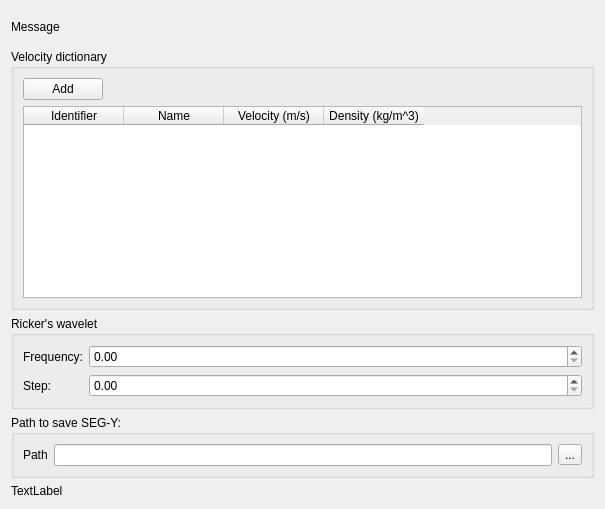
<?xml version="1.0" encoding="UTF-8"?>
<ui version="4.0">
 <class>ProcessingPage</class>
 <widget class="QWidget" name="ProcessingPage">
  <property name="geometry">
   <rect>
    <x>0</x>
    <y>0</y>
    <width>605</width>
    <height>509</height>
   </rect>
  </property>
  <property name="windowTitle">
   <string/>
  </property>
  <property name="styleSheet">
   <string notr="true"/>
  </property>
  <layout class="QVBoxLayout" name="verticalLayout_2">
   <item>
    <widget class="QLabel" name="label_4">
     <property name="sizePolicy">
      <sizepolicy hsizetype="Preferred" vsizetype="MinimumExpanding">
       <horstretch>0</horstretch>
       <verstretch>0</verstretch>
      </sizepolicy>
     </property>
     <property name="text">
      <string>Message</string>
     </property>
    </widget>
   </item>
   <item>
    <widget class="QGroupBox" name="velocityGroupBox">
     <property name="title">
      <string>Velocity dictionary</string>
     </property>
     <layout class="QVBoxLayout" name="verticalLayout">
      <item>
       <layout class="QHBoxLayout" name="horizontalLayout">
        <item>
         <widget class="QPushButton" name="addVelocityPushButton">
          <property name="text">
           <string>Add</string>
          </property>
         </widget>
        </item>
        <item>
         <spacer name="horizontalSpacer">
          <property name="orientation">
           <enum>Qt::Horizontal</enum>
          </property>
          <property name="sizeHint" stdset="0">
           <size>
            <width>40</width>
            <height>20</height>
           </size>
          </property>
         </spacer>
        </item>
       </layout>
      </item>
      <item>
       <widget class="QTableWidget" name="velocityTableWidget">
        <column>
         <property name="text">
          <string>Identifier</string>
         </property>
        </column>
        <column>
         <property name="text">
          <string>Name</string>
         </property>
        </column>
        <column>
         <property name="text">
          <string>Velocity (m/s)</string>
         </property>
        </column>
        <column>
         <property name="text">
          <string>Density (kg/m^3)</string>
         </property>
        </column>
       </widget>
      </item>
     </layout>
    </widget>
   </item>
   <item>
    <widget class="QGroupBox" name="groupBox_2">
     <property name="title">
      <string>Ricker's wavelet</string>
     </property>
     <layout class="QGridLayout" name="gridLayout">
      <item row="0" column="0">
       <widget class="QLabel" name="label_2">
        <property name="text">
         <string>Frequency:</string>
        </property>
       </widget>
      </item>
      <item row="0" column="1">
       <widget class="QDoubleSpinBox" name="rickerWaveletFrequencyDoubleSpinBox">
        <property name="sizePolicy">
         <sizepolicy hsizetype="MinimumExpanding" vsizetype="Fixed">
          <horstretch>0</horstretch>
          <verstretch>0</verstretch>
         </sizepolicy>
        </property>
       </widget>
      </item>
      <item row="1" column="0">
       <widget class="QLabel" name="label_3">
        <property name="text">
         <string>Step:</string>
        </property>
       </widget>
      </item>
      <item row="1" column="1">
       <widget class="QDoubleSpinBox" name="rickerWaveletStepDoubleSpinBox"/>
      </item>
     </layout>
    </widget>
   </item>
   <item>
    <widget class="QGroupBox" name="groupBox">
     <property name="title">
      <string>Path to save SEG-Y:</string>
     </property>
     <layout class="QHBoxLayout" name="horizontalLayout_2">
      <item>
       <widget class="QLabel" name="label">
        <property name="text">
         <string>Path</string>
        </property>
       </widget>
      </item>
      <item>
       <widget class="QLineEdit" name="segyFileNameLineEdit"/>
      </item>
      <item>
       <widget class="QToolButton" name="outputFileNameToolButton">
        <property name="text">
         <string>...</string>
        </property>
       </widget>
      </item>
     </layout>
    </widget>
   </item>
   <item>
    <widget class="QLabel" name="infoLabel">
     <property name="text">
      <string>TextLabel</string>
     </property>
    </widget>
   </item>
  </layout>
 </widget>
 <resources/>
 <connections/>
</ui>
